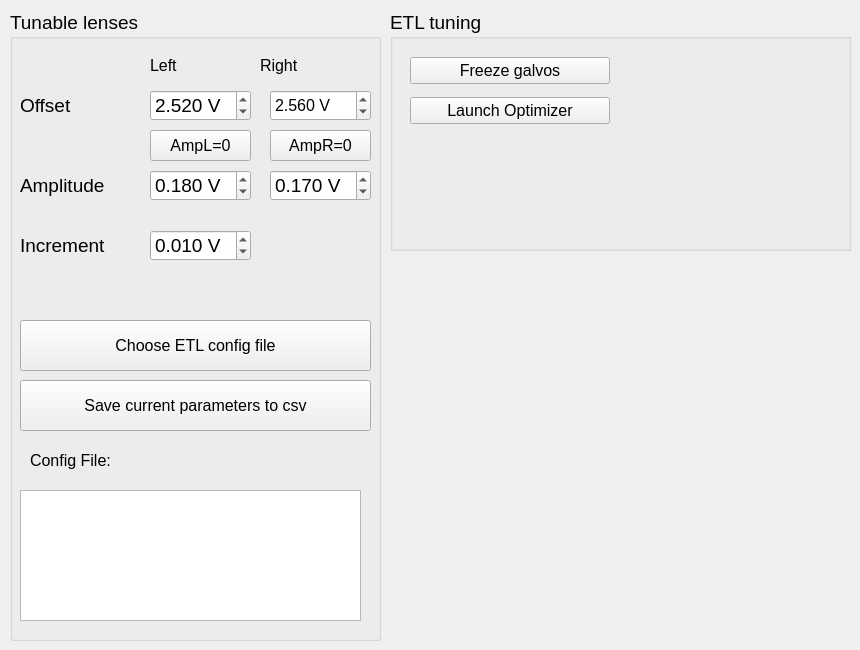
          <widget class="QWidget" name="ETLTabWidget">
           <attribute name="title">
            <string>ETL</string>
           </attribute>
           <widget class="QGroupBox" name="etlGroupbox1">
            <property name="geometry">
             <rect>
              <x>10</x>
              <y>10</y>
              <width>371</width>
              <height>631</height>
             </rect>
            </property>
            <property name="font">
             <font>
              <pointsize>14</pointsize>
             </font>
            </property>
            <property name="title">
             <string>Tunable lenses</string>
            </property>
            <widget class="QLabel" name="label_15">
             <property name="geometry">
              <rect>
               <x>10</x>
               <y>80</y>
               <width>131</width>
               <height>31</height>
              </rect>
             </property>
             <property name="font">
              <font>
               <pointsize>14</pointsize>
              </font>
             </property>
             <property name="text">
              <string>Offset</string>
             </property>
            </widget>
            <widget class="QLabel" name="label_16">
             <property name="geometry">
              <rect>
               <x>10</x>
               <y>160</y>
               <width>141</width>
               <height>31</height>
              </rect>
             </property>
             <property name="font">
              <font>
               <pointsize>14</pointsize>
              </font>
             </property>
             <property name="text">
              <string>Amplitude</string>
             </property>
            </widget>
            <widget class="QDoubleSpinBox" name="LeftETLOffsetSpinBox">
             <property name="enabled">
              <bool>true</bool>
             </property>
             <property name="geometry">
              <rect>
               <x>140</x>
               <y>80</y>
               <width>101</width>
               <height>31</height>
              </rect>
             </property>
             <property name="font">
              <font>
               <pointsize>14</pointsize>
              </font>
             </property>
             <property name="toolTip">
              <string>ETL settings are specific for (laser, zoom, arm), eg (488, 5x, Left). After adjustment, save into the .csv file.</string>
             </property>
             <property name="suffix">
              <string> V</string>
             </property>
             <property name="decimals">
              <number>3</number>
             </property>
             <property name="maximum">
              <double>5.000000000000000</double>
             </property>
             <property name="singleStep">
              <double>0.010000000000000</double>
             </property>
             <property name="value">
              <double>2.520000000000000</double>
             </property>
            </widget>
            <widget class="QLabel" name="label_8">
             <property name="geometry">
              <rect>
               <x>140</x>
               <y>40</y>
               <width>91</width>
               <height>31</height>
              </rect>
             </property>
             <property name="font">
              <font>
               <pointsize>12</pointsize>
              </font>
             </property>
             <property name="text">
              <string>Left</string>
             </property>
            </widget>
            <widget class="QLabel" name="label_9">
             <property name="geometry">
              <rect>
               <x>250</x>
               <y>40</y>
               <width>91</width>
               <height>31</height>
              </rect>
             </property>
             <property name="font">
              <font>
               <pointsize>12</pointsize>
              </font>
             </property>
             <property name="text">
              <string>Right</string>
             </property>
            </widget>
            <widget class="QDoubleSpinBox" name="RightETLOffsetSpinBox">
             <property name="enabled">
              <bool>true</bool>
             </property>
             <property name="geometry">
              <rect>
               <x>260</x>
               <y>80</y>
               <width>101</width>
               <height>31</height>
              </rect>
             </property>
             <property name="font">
              <font>
               <pointsize>12</pointsize>
              </font>
             </property>
             <property name="toolTip">
              <string>ETL settings are specific for (laser, zoom, arm), eg (488, 5x, Right). After adjustment, save into the .csv file.</string>
             </property>
             <property name="suffix">
              <string> V</string>
             </property>
             <property name="decimals">
              <number>3</number>
             </property>
             <property name="maximum">
              <double>5.000000000000000</double>
             </property>
             <property name="singleStep">
              <double>0.010000000000000</double>
             </property>
             <property name="value">
              <double>2.560000000000000</double>
             </property>
            </widget>
            <widget class="QDoubleSpinBox" name="LeftETLAmplitudeSpinBox">
             <property name="enabled">
              <bool>true</bool>
             </property>
             <property name="geometry">
              <rect>
               <x>140</x>
               <y>160</y>
               <width>101</width>
               <height>31</height>
              </rect>
             </property>
             <property name="font">
              <font>
               <pointsize>14</pointsize>
              </font>
             </property>
             <property name="suffix">
              <string> V</string>
             </property>
             <property name="decimals">
              <number>3</number>
             </property>
             <property name="maximum">
              <double>2.000000000000000</double>
             </property>
             <property name="singleStep">
              <double>0.010000000000000</double>
             </property>
             <property name="value">
              <double>0.180000000000000</double>
             </property>
            </widget>
            <widget class="QDoubleSpinBox" name="RightETLAmplitudeSpinBox">
             <property name="enabled">
              <bool>true</bool>
             </property>
             <property name="geometry">
              <rect>
               <x>260</x>
               <y>160</y>
               <width>101</width>
               <height>31</height>
              </rect>
             </property>
             <property name="font">
              <font>
               <pointsize>14</pointsize>
              </font>
             </property>
             <property name="suffix">
              <string> V</string>
             </property>
             <property name="decimals">
              <number>3</number>
             </property>
             <property name="maximum">
              <double>2.000000000000000</double>
             </property>
             <property name="singleStep">
              <double>0.010000000000000</double>
             </property>
             <property name="value">
              <double>0.170000000000000</double>
             </property>
            </widget>
            <widget class="QPushButton" name="ChooseETLcfgButton">
             <property name="geometry">
              <rect>
               <x>10</x>
               <y>310</y>
               <width>351</width>
               <height>51</height>
              </rect>
             </property>
             <property name="font">
              <font>
               <pointsize>12</pointsize>
               <weight>50</weight>
               <italic>false</italic>
               <bold>false</bold>
              </font>
             </property>
             <property name="toolTip">
              <string>The file stores ETL offsets and amplitudes, which are specific for zoom (FOV width), medium refractive index, and immersion chamber (its width).</string>
             </property>
             <property name="text">
              <string>Choose ETL config file</string>
             </property>
            </widget>
            <widget class="QPushButton" name="SaveETLParametersButton">
             <property name="enabled">
              <bool>true</bool>
             </property>
             <property name="geometry">
              <rect>
               <x>10</x>
               <y>370</y>
               <width>351</width>
               <height>51</height>
              </rect>
             </property>
             <property name="font">
              <font>
               <pointsize>12</pointsize>
               <weight>50</weight>
               <italic>false</italic>
               <bold>false</bold>
              </font>
             </property>
             <property name="toolTip">
              <string>Always save your ETL parameters before switching laser or zoom.</string>
             </property>
             <property name="text">
              <string>Save current parameters to csv</string>
             </property>
            </widget>
            <widget class="QLabel" name="label_17">
             <property name="geometry">
              <rect>
               <x>10</x>
               <y>220</y>
               <width>141</width>
               <height>31</height>
              </rect>
             </property>
             <property name="font">
              <font>
               <pointsize>14</pointsize>
              </font>
             </property>
             <property name="text">
              <string>Increment</string>
             </property>
            </widget>
            <widget class="QDoubleSpinBox" name="ETLIncrementSpinBox">
             <property name="enabled">
              <bool>true</bool>
             </property>
             <property name="geometry">
              <rect>
               <x>140</x>
               <y>220</y>
               <width>101</width>
               <height>31</height>
              </rect>
             </property>
             <property name="font">
              <font>
               <pointsize>14</pointsize>
              </font>
             </property>
             <property name="suffix">
              <string> V</string>
             </property>
             <property name="decimals">
              <number>3</number>
             </property>
             <property name="maximum">
              <double>0.100000000000000</double>
             </property>
             <property name="singleStep">
              <double>0.005000000000000</double>
             </property>
             <property name="value">
              <double>0.010000000000000</double>
             </property>
            </widget>
            <widget class="QTextEdit" name="ETLconfigIndicator">
             <property name="geometry">
              <rect>
               <x>10</x>
               <y>480</y>
               <width>341</width>
               <height>131</height>
              </rect>
             </property>
             <property name="font">
              <font>
               <pointsize>12</pointsize>
              </font>
             </property>
             <property name="acceptDrops">
              <bool>false</bool>
             </property>
             <property name="readOnly">
              <bool>true</bool>
             </property>
            </widget>
            <widget class="QLabel" name="label">
             <property name="geometry">
              <rect>
               <x>20</x>
               <y>430</y>
               <width>121</width>
               <height>41</height>
              </rect>
             </property>
             <property name="font">
              <font>
               <pointsize>12</pointsize>
              </font>
             </property>
             <property name="text">
              <string>Config File:</string>
             </property>
            </widget>
            <widget class="QPushButton" name="ZeroRightETLButton">
             <property name="geometry">
              <rect>
               <x>260</x>
               <y>120</y>
               <width>101</width>
               <height>31</height>
              </rect>
             </property>
             <property name="font">
              <font>
               <pointsize>12</pointsize>
               <weight>50</weight>
               <italic>false</italic>
               <bold>false</bold>
              </font>
             </property>
             <property name="toolTip">
              <string>Set the right ETL scanning amplitude to 0, to bring the beam waist to FOV center.</string>
             </property>
             <property name="text">
              <string>AmpR=0</string>
             </property>
             <property name="checkable">
              <bool>true</bool>
             </property>
            </widget>
           </widget>
           <widget class="QPushButton" name="ZeroLeftETLButton">
            <property name="geometry">
             <rect>
              <x>150</x>
              <y>130</y>
              <width>101</width>
              <height>31</height>
             </rect>
            </property>
            <property name="font">
             <font>
              <pointsize>12</pointsize>
              <weight>50</weight>
              <italic>false</italic>
              <bold>false</bold>
             </font>
            </property>
            <property name="toolTip">
             <string>Set the left ETL scanning amplitude to 0, to bring the beam waist to FOV center.</string>
            </property>
            <property name="text">
             <string>AmpL=0</string>
            </property>
            <property name="checkable">
             <bool>true</bool>
            </property>
           </widget>
           <widget class="QGroupBox" name="groupBox_5">
            <property name="geometry">
             <rect>
              <x>390</x>
              <y>10</y>
              <width>461</width>
              <height>241</height>
             </rect>
            </property>
            <property name="font">
             <font>
              <pointsize>14</pointsize>
             </font>
            </property>
            <property name="title">
             <string>ETL tuning</string>
            </property>
            <widget class="QWidget" name="layoutWidget">
             <property name="geometry">
              <rect>
               <x>20</x>
               <y>40</y>
               <width>200</width>
               <height>83</height>
              </rect>
             </property>
             <layout class="QGridLayout" name="gridLayout_4">
              <item row="0" column="0">
               <widget class="QPushButton" name="freezeGalvoButton">
                <property name="font">
                 <font>
                  <pointsize>12</pointsize>
                 </font>
                </property>
                <property name="toolTip">
                 <string>DANGER of sample bleaching. Set amplitude of both galvos to 0, i.e. stop scanning. Before pressing, move the sample away from the laser.</string>
                </property>
                <property name="text">
                 <string>Freeze galvos</string>
                </property>
                <property name="checkable">
                 <bool>true</bool>
                </property>
               </widget>
              </item>
              <item row="1" column="0">
               <widget class="QPushButton" name="launchOptimizerButton">
                <property name="font">
                 <font>
                  <pointsize>12</pointsize>
                 </font>
                </property>
                <property name="toolTip">
                 <string>Experimental features, autofocus and ETL parameter optimization on a sample. Success depends on the sample.</string>
                </property>
                <property name="text">
                 <string>Launch Optimizer</string>
                </property>
               </widget>
              </item>
             </layout>
            </widget>
           </widget>
          </widget>
